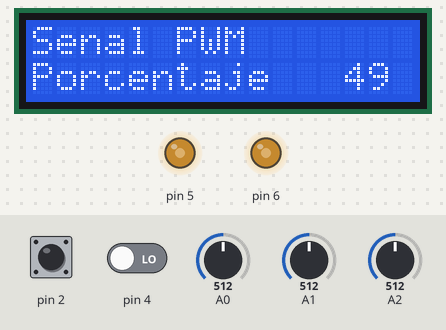
Bench run of a sketch on a simulated Arduino Uno, built with avr-gcc and run on an emulated ATmega328P. Parts: 16×2 character LCD, output pins drawn as LEDs (lit = HIGH). The inputs (shaded band) are chosen by the test bench; at power-on: A2 = 512, pin 2 HIGH, pin 4 LOW, A0 = 512, A1 = 512. What the sketch prints to the serial monitor is not drawn.

Above: at 2.7 s.
2.8 s: A2 set to 90
At 3.2 s:
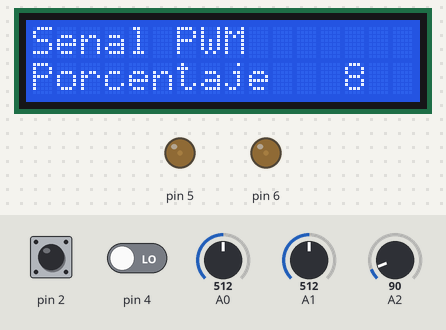
4.3 s: pin 2 pulled LOW for 3.2 s
At 8.5 s:
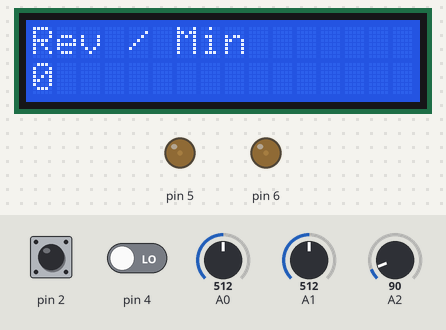
9.4 s: A2 set to 716
At 10.1 s:
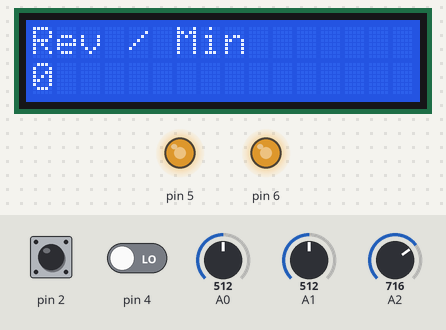
10.9 s: pin 2 pulled LOW for 0.15 s
At 12.3 s:
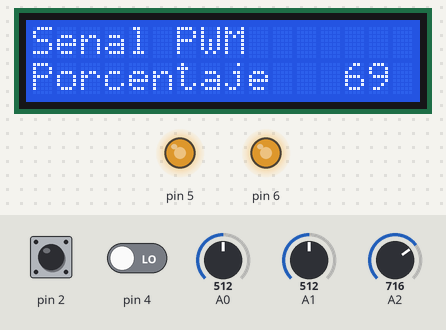
12.9 s: A2 set to 900
At 13.6 s:
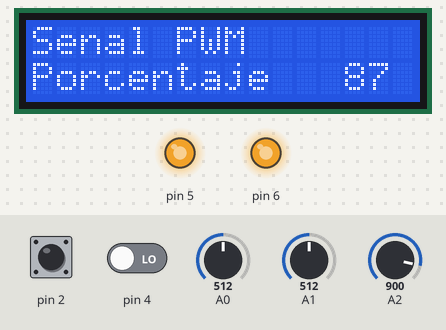
14.4 s: A2 set to 0
At 15.7 s:
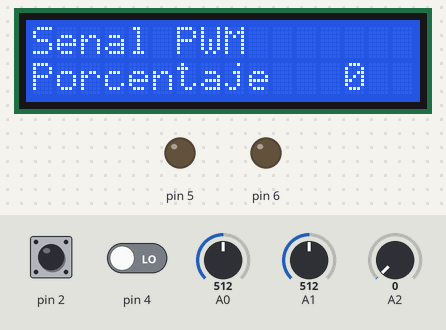
Timing chart, 0 to 16.9 s (numbered marks = the images above; inputs shaded):
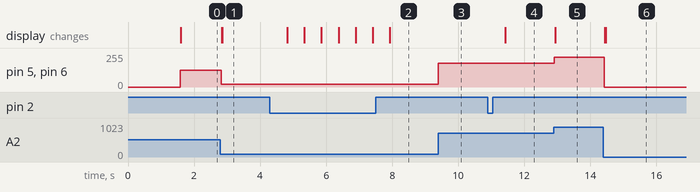

The sketch:

Senal_Tono.ino
```cpp
#include <LiquidCrystal_I2C.h>
LiquidCrystal_I2C lcd(0x27, 16, 2);

int boton, i = 0, l = 0, lectura1, lectura2, A, PA, sensor, sensora;

void setup() {
  Serial.begin(115200);
  lcd.init();
  lcd.backlight();
  lcd.setCursor(3, 0);
  lcd.print("VELOCIDAD");
  lcd.setCursor(5, 1);
  lcd.print("MOTOR");
  delay(1500);
  lcd.clear();

  pinMode(2, INPUT_PULLUP);
  pinMode(4, INPUT);
  pinMode(5, OUTPUT);
  pinMode(6, OUTPUT);

}

void loop() {
  sensor = digitalRead(4);
  boton = digitalRead(2);
  sensora = analogRead(A0);
  lectura1 = analogRead(A1);
  lectura2 = analogRead(A2);
  A = map(lectura2,0,1023,0,255);
  PA = A*100/255;
  //tone(5,A);
  analogWrite(5,A);
  analogWrite(6,A);

  Serial.println(sensor);

  if (boton == 0){
    delay(500);
    lcd.clear();
    if (l == 0){
      l = 1;
    } else if (l == 1){
      l = 0;
    }
  }

  if (l == 0){
    lcd.setCursor(0, 0);
    lcd.print("Senal PWM");
    lcd.setCursor(0, 1);
    lcd.print("Porcentaje");
    lcd.setCursor(13, 1);
    lcd.print(PA);

    if (PA < 9 and i == 1){
      lcd.clear();
      i = 0;
    }
    else if (PA <= 99 and PA >= 10 and i == 2){
      lcd.clear();
      i = 1;
    }
    else if (PA <= 9){
      i = 0;
    }
    else if (PA <= 99 and PA >= 10){
      i = 1;
    }
    else if(PA >= 100){
      i = 2;
    }

  }else if (l == 1){
    lcd.setCursor(0, 0);
    lcd.print("Rev / Min");
    lcd.setCursor(0, 1);
    lcd.print(sensor);
  }
}
```

Measured:
- after the input at 2.8 s, pin 5, pin 6: 127/255 → 22/255 at once; the display: first changes at once (image 1 shows a later state)
- after the input at 4.3 s, the display: changes after 0.52 s (image 2)
- after the input at 9.4 s, pin 5, pin 6: 22/255 → 178/255 at once
- after the input at 10.9 s, the display: changes after 0.53 s (image 4)
- after the input at 12.9 s, pin 5, pin 6: 178/255 → 224/255 at once; the display: changes at once (image 5)
- after the input at 14.4 s, pin 5, pin 6: 224/255 → 0/255 at once; the display: first changes at once (image 6 shows a later state)
